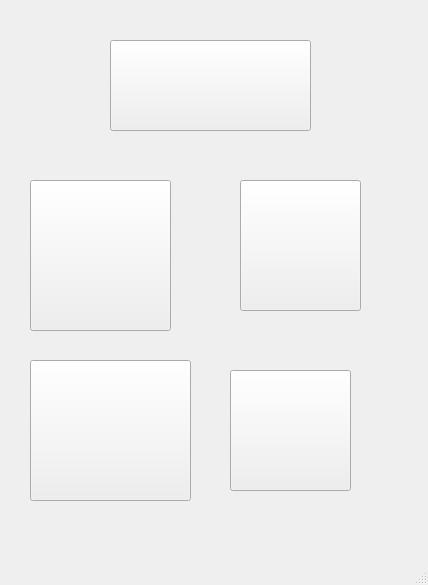
<?xml version="1.0" encoding="UTF-8"?>
<ui version="4.0">
 <class>MainWindow</class>
 <widget class="QMainWindow" name="MainWindow">
  <property name="geometry">
   <rect>
    <x>0</x>
    <y>0</y>
    <width>428</width>
    <height>585</height>
   </rect>
  </property>
  <property name="windowTitle">
   <string>MainWindow</string>
  </property>
  <widget class="QWidget" name="centralwidget">
   <widget class="QToolButton" name="ringBTN">
    <property name="geometry">
     <rect>
      <x>30</x>
      <y>180</y>
      <width>141</width>
      <height>151</height>
     </rect>
    </property>
    <property name="sizePolicy">
     <sizepolicy hsizetype="Maximum" vsizetype="Maximum">
      <horstretch>10</horstretch>
      <verstretch>20</verstretch>
     </sizepolicy>
    </property>
    <property name="sizeIncrement">
     <size>
      <width>10</width>
      <height>20</height>
     </size>
    </property>
    <property name="baseSize">
     <size>
      <width>10</width>
      <height>20</height>
     </size>
    </property>
    <property name="styleSheet">
     <string notr="true">background-image: url(:/newPrefix/Ekran Resmi 2022-11-29 18.32.36.png);</string>
    </property>
    <property name="text">
     <string/>
    </property>
   </widget>
   <widget class="QToolButton" name="takvimBTN">
    <property name="geometry">
     <rect>
      <x>30</x>
      <y>360</y>
      <width>161</width>
      <height>141</height>
     </rect>
    </property>
    <property name="sizePolicy">
     <sizepolicy hsizetype="Maximum" vsizetype="Maximum">
      <horstretch>10</horstretch>
      <verstretch>20</verstretch>
     </sizepolicy>
    </property>
    <property name="sizeIncrement">
     <size>
      <width>10</width>
      <height>20</height>
     </size>
    </property>
    <property name="baseSize">
     <size>
      <width>10</width>
      <height>20</height>
     </size>
    </property>
    <property name="styleSheet">
     <string notr="true">background-image: url(:/newPrefix/Ekran Resmi 2022-11-29 18.58.39.png);</string>
    </property>
    <property name="text">
     <string/>
    </property>
   </widget>
   <widget class="QToolButton" name="haritaBTN">
    <property name="geometry">
     <rect>
      <x>230</x>
      <y>370</y>
      <width>121</width>
      <height>121</height>
     </rect>
    </property>
    <property name="sizePolicy">
     <sizepolicy hsizetype="Maximum" vsizetype="Maximum">
      <horstretch>10</horstretch>
      <verstretch>20</verstretch>
     </sizepolicy>
    </property>
    <property name="sizeIncrement">
     <size>
      <width>10</width>
      <height>20</height>
     </size>
    </property>
    <property name="baseSize">
     <size>
      <width>10</width>
      <height>20</height>
     </size>
    </property>
    <property name="styleSheet">
     <string notr="true">background-image: url(:/newPrefix/Ekran Resmi 2022-11-29 19.02.51.png);</string>
    </property>
    <property name="text">
     <string/>
    </property>
   </widget>
   <widget class="QToolButton" name="yemekhaneBTN">
    <property name="geometry">
     <rect>
      <x>110</x>
      <y>40</y>
      <width>201</width>
      <height>91</height>
     </rect>
    </property>
    <property name="sizePolicy">
     <sizepolicy hsizetype="Maximum" vsizetype="Maximum">
      <horstretch>10</horstretch>
      <verstretch>20</verstretch>
     </sizepolicy>
    </property>
    <property name="sizeIncrement">
     <size>
      <width>10</width>
      <height>20</height>
     </size>
    </property>
    <property name="baseSize">
     <size>
      <width>10</width>
      <height>20</height>
     </size>
    </property>
    <property name="styleSheet">
     <string notr="true">background-image: url(:/newPrefix/Ekran Resmi 2022-11-29 19.11.35.png);</string>
    </property>
    <property name="text">
     <string/>
    </property>
   </widget>
   <widget class="QToolButton" name="gpaBTN">
    <property name="geometry">
     <rect>
      <x>240</x>
      <y>180</y>
      <width>121</width>
      <height>131</height>
     </rect>
    </property>
    <property name="sizePolicy">
     <sizepolicy hsizetype="Maximum" vsizetype="Maximum">
      <horstretch>10</horstretch>
      <verstretch>20</verstretch>
     </sizepolicy>
    </property>
    <property name="sizeIncrement">
     <size>
      <width>10</width>
      <height>20</height>
     </size>
    </property>
    <property name="baseSize">
     <size>
      <width>10</width>
      <height>20</height>
     </size>
    </property>
    <property name="styleSheet">
     <string notr="true">background-image: url(:/newPrefix/Ekran Resmi 2022-11-29 19.05.14.png);</string>
    </property>
    <property name="text">
     <string/>
    </property>
   </widget>
  </widget>
  <widget class="QMenuBar" name="menubar">
   <property name="geometry">
    <rect>
     <x>0</x>
     <y>0</y>
     <width>428</width>
     <height>24</height>
    </rect>
   </property>
  </widget>
  <widget class="QStatusBar" name="statusbar"/>
 </widget>
 <resources>
  <include location="../../../../../../test.qrc"/>
 </resources>
 <connections/>
</ui>
